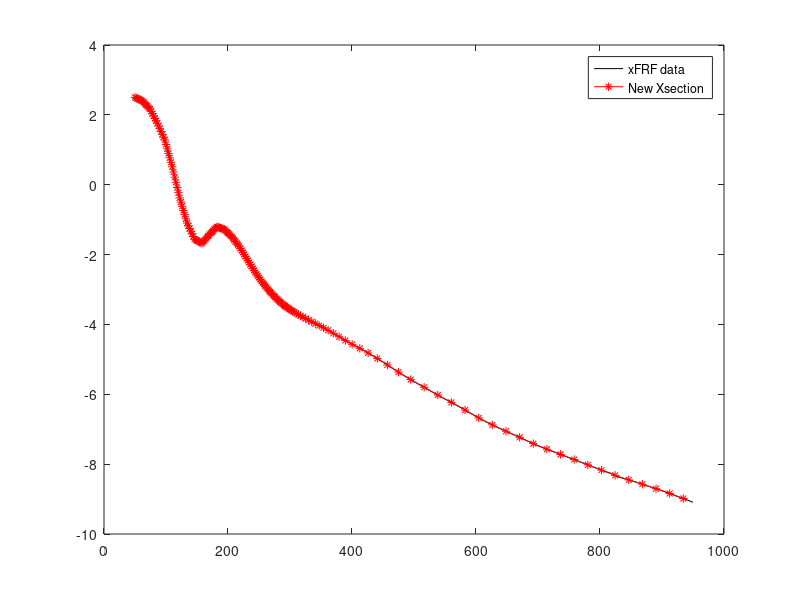

MATLAB code to generate this figure:
% THIS FILE CONTAINS THE DEFINITIONS OF THE PARAMETERS NEEDED TO CREATE THE 
% INPUT FILES FOR THE INWAVE MODEL:
%
% InWave_grd.nc
% InWave_ini.nc
% InWave_bry.nc
%

%%%%%%%%%%%%%%%%%%%%%%%%%%%%%%%%%%%%%%%%%%%%%%%%%%%%%%%%%%%%%%%%%%%%%%%%%%%
%%%%%                DEFINE WHICH FILES TO GENERATE                   %%%%%
%%%%%%%%%%%%%%%%%%%%%%%%%%%%%%%%%%%%%%%%%%%%%%%%%%%%%%%%%%%%%%%%%%%%%%%%%%%

make_InWave_grd=1;
make_InWave_ini=1;
make_InWave_bry=0;

%cd 'd:/Projects/Duck_swash/model/run_files/';
cd D:\models\COAWST_updates\COAWST_v3.9\Ducknc_xshore_test\Projects\Ducknc\ROMS_InWave

%%%%%%%%%%%%%%%%%%%%%%%%%%%%%%%%%%%%%%%%%%%%%%%%%%%%%%%%%%%%%%%%%%%%%%%%%%%
%%%%%                GRID AND BATHYMETRY DEFINITION                   %%%%%
%%%%%%%%%%%%%%%%%%%%%%%%%%%%%%%%%%%%%%%%%%%%%%%%%%%%%%%%%%%%%%%%%%%%%%%%%%%

if (make_InWave_grd)
%  Need to define: 1) grid_name
%                  2,3,4,5) x, y, dx, dy
%                  6) depth
%                  7) angle
%                  8) mask
%                  9) f
%                  10) spherical

  load bath.mat

% 1) grid_name
%   used get_duck_data from
%   url='https://chldata.erdc.dren.mil/thredds/dodsC/frf/geomorphology/DEMs/surveyDEM/data/FRF_geomorphology_DEMs_surveyDEM_20231109.nc'
    grd_file='duck_xshore_grd.nc';                   % name of the grid file decrease dy to make it 3 cells wide, increas 2m distance

% 2,3,4,5) x, y, dx, dy - Grid dimensions
    xx=xFRF;
    clear x1 x2
    % make x more refined at coast
    x1=[50:2:300];
    dx1=gradient(x1');
    x2(1)=x1(end)+dx1(end)*1.1;
    dx2(1)=x2(1)-x1(end);
    for mm=2:44
      x2(mm)=x2(mm-1)+dx2(mm-1)*1.1;
      dx2(mm)=min(x2(mm)-x2(mm-1),20);
    end
    x=[x1 x2]';
    y=[0:20:80]';
    x=repmat(x,1,length(y));
    y=repmat(y,1,size(x,1))';
    dx=gradient(x'); dx=dx.';
    dy=gradient(y);

% 6) depth - Bathymetry characteristics: 2 sources
    figure
    plot(xFRF,elev(:,42),'k-')
    %
    depth=zeros(size(x));
    for yy=1:size(x,2)
      depth(:,yy)=interp1(xFRF,-elev(:,42),x(:,1));
    end
    hold on
    plot(x(:,3),-depth(:,3),'r*-')
    legend('xFRF data','New Xsection')

% 7) angle - set grid angle
    roms_angle=zeros(size(depth));

% 8) mask - set masking
    mask_rho=ones(size(depth));
    mask_rho(:,1)=0;
    mask_rho(:,2)=0;
    mask_rho(:,end-1)=0;
    mask_rho(:,end)=0;

% 9) f - set coriolis f
    f=zeros(size(depth));

% 10) spherical - set if use spherical (F=no; T=yes)
    spherical='F';
end

%%%%%%%%%%%%%%%%%%%%%%%%%%%%%%%%%%%%%%%%%%%%%%%%%%%%%%%%%%%%%%%%%%%%%%%%%%%
%%%%%                 INITIAL CONDITION DEFINITION                    %%%%%
%%%%%%%%%%%%%%%%%%%%%%%%%%%%%%%%%%%%%%%%%%%%%%%%%%%%%%%%%%%%%%%%%%%%%%%%%%%

if (make_InWave_ini)

  %Bindirs_centers = [60:10:120];  % center angles of the directional bins,
  Bindirs_centers = [90];  % center angles of the directional bins,
  Nbins= length(Bindirs_centers); % number of computational directional bins
                                  % size Nbins. Directions coming from.
  TA= 12.0;                       % representative absolute wave period (sec)

  ini_file='duck_xshore_InWave_ini.nc';  % name of the initial file

  [Lp,Mp]=size(depth);
  Ac=ones(Lp  ,Mp  ,Nbins).*0;
  Cx=ones(Lp-1,Mp  ,Nbins).*0;
  Cy=ones(Lp  ,Mp-1,Nbins).*0;
  Ct=ones(Lp  ,Mp  ,Nbins+1).*0;

end


%%%%%%%%%%%%%%%%%%%%%%%%%%%%%%%%%%%%%%%%%%%%%%%%%%%%%%%%%%%%%%%%%%%%%%%%%%%
%%%%%                 BOUNDARY CONDITION DEFINITION                   %%%%%
%%%%%%%%%%%%%%%%%%%%%%%%%%%%%%%%%%%%%%%%%%%%%%%%%%%%%%%%%%%%%%%%%%%%%%%%%%%

if (make_InWave_bry)
  %%% This Inlet_test case does not use a bry file, instead it reads a 2dspec file. %%%

  bry_file=strcat(filepath,'InWave_inlet_test_bry.nc');  % name of the boundary file

  % Specify by 1 the open boundary: N E S W
  obc=[1 1 0 1];

 % Specify number of directions at the boundaries (we have to specify at
 % least 2)
   Nbins_bnd= 3;          % number of directional bins with energy at the boundaries
   dir_bnd= [355 360 365];  % center angle (degrees of the bin containing energy at the boudaries

   if sum(ismember(dir_bnd,Bindirs_c)) ~= Nbins_bnd; 
     bin_error=1;
   else
     bin_error=0;
   end      


% compute wave number
  if (0)
    L0=(9.81*TA.^2)./(2*pi);
    L=zeros(size(L0));
  
    for nn=1:100
        L=L0.*tanh((depth.*2*pi)./L);
    end
  
    k=(2*pi)./L;
  
    % compute wave celerity
  
    C=L./TA;
  
    % compute wave group celerity
  
    Cg=(C.*0.5).*(1+((k.*2).*depth)./sinh((k.*2).*depth));

      % SPECIFY WAVE GROUPS
    end


    Tm=TA;

    close all
    Ac_south=zeros(LP,Nbins_bnd,length(time));
    Ac_west=zeros(MP,Nbins_bnd,length(time));
    Ac_north=zeros(LP,Nbins_bnd,length(time));
    Ac_east=zeros(MP,Nbins_bnd,length(time));

    E=1/8*1025*9.81*(2.*eta_tot).^2;
    Ac1=E./(2*pi/Tm);
    Ac1(isnan(Ac1)==1)=0.0;

for mm=1:Nbins_bnd
  if obc(4)==1
      for i=1:MP
          Ac_west(i,mm,:)=Ac1(:);
      end
  end
  
  if obc(1)==1
      for i=1:LP
        Ac_north(i,mm,:)=Ac1(:);
      end
  end

  if obc(3)==1
      for i=1:LP
          Ac_south(i,mm,:)=Ac1(:);
      end
  end
    
  if obc(2)==1
      for i=1:MP
        Ac_east(i,mm,:)=Ac1(:);
      end
  end
end


  if obc(4)==1
    TA_west=TA;
  end
  if obc(2)==1
    TA_east=TA;
  end
  if obc(3)==1
    TA_south=TA;
  end
  if obc(1)==1
    TA_north=TA;
  end

end
